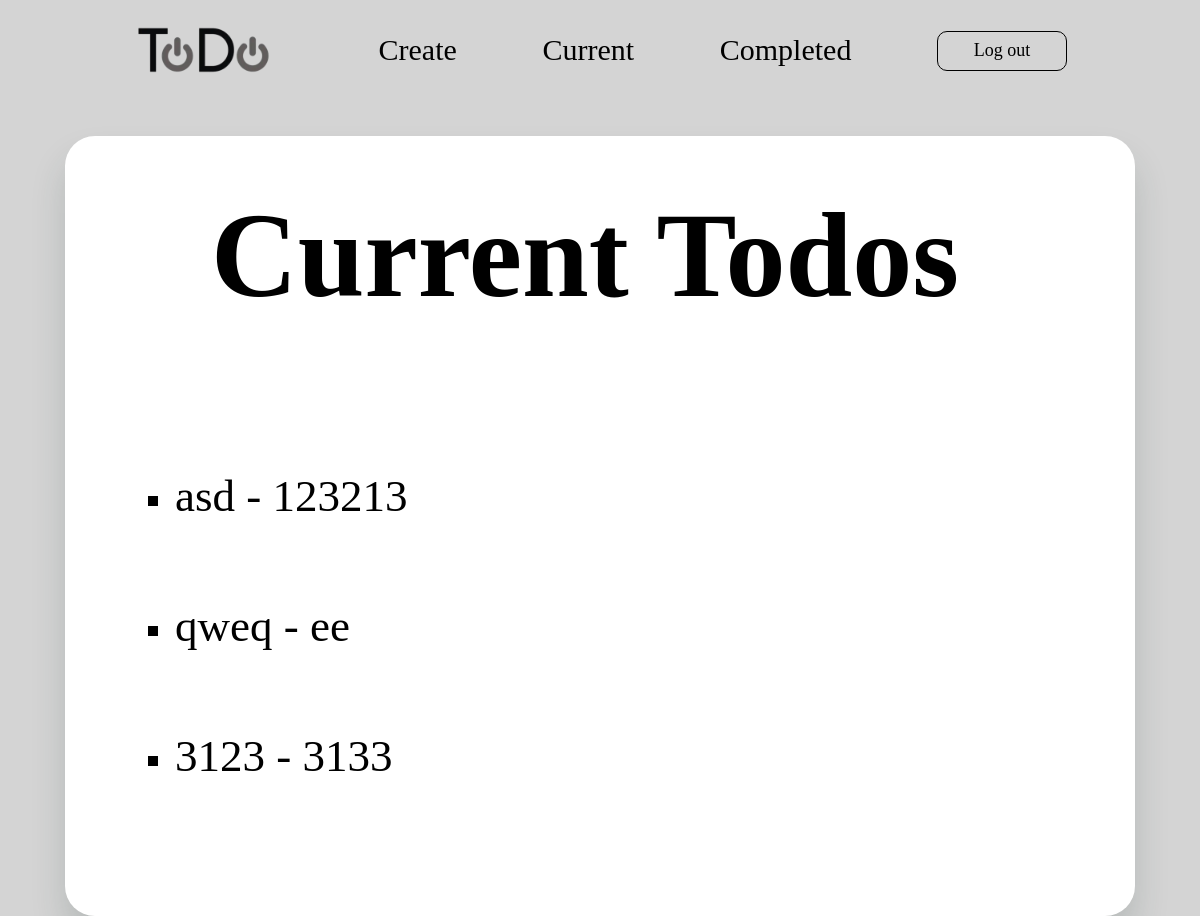
/current/ (signed in), run on an earlier commit of the app's database.
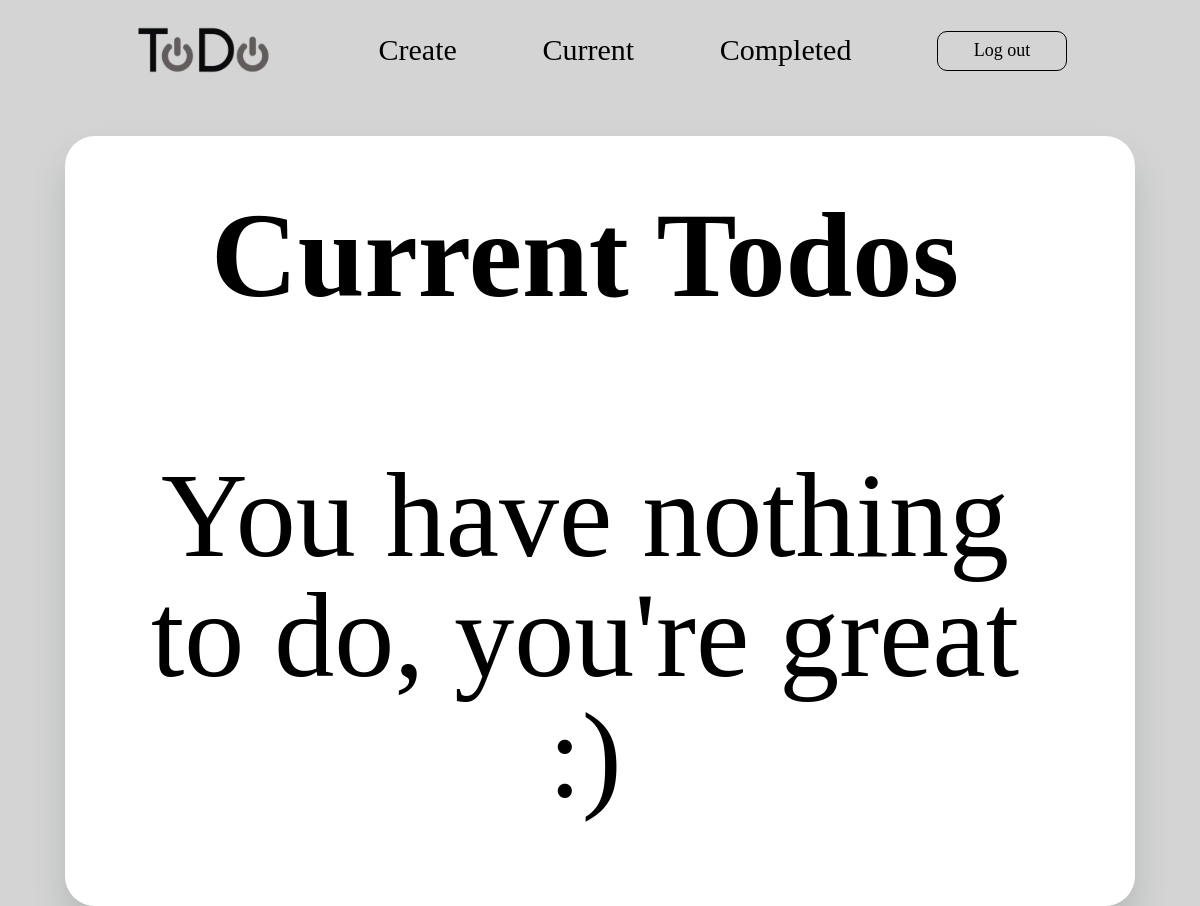
And on a later commit of the database.
### todo/models.py (models this page shows, shortened)
class Todo(models.Model):
    title = models.CharField(max_length=100)
    memo = models.TextField(blank=True)
    created = models.DateTimeField(auto_now_add=True)
    datecompleted = models.DateTimeField(null=True, blank=True)
    important = models.BooleanField(default=False)
    user = models.ForeignKey(User, on_delete=models.CASCADE)

### todo/views.py (the view)
# urls.py: path('current/', views.currentTodos, name='currenttodos'),
@login_required
def currentTodos(request):
    todos = Todo.objects.filter(user=request.user.id, datecompleted__isnull=True).order_by('-important')
    return render(request, 'todo/currenttodos.html', {'todos': todos})

### todo/templates/todo/currenttodos.html (shortened to what this page needs)
<!DOCTYPE html>
<html lang="en">
<head>
    <link rel="stylesheet" href="../../static/todo/css/currenttodos.css">
</head>
<body>
    {% extends 'todo/base.html' %}
    {% block content %}
    <div class="main">
        <div class="table1">
            <h3 align="center">Current Todos</h3>
            <br>
            {% if todos %}
            <ul>
                {% for todo in todos %}
                <li>
                    <div class="point">
                        <a href="{% url 'viewtodo'  todo.id  %}">
                        {{ todo.title }}{% if todo.memo %} - {{ todo.memo }}{% endif %}
                        </a>
                    </div>
                </li>
                {% endfor %}
            </ul>
            {% else %}
                <h3 align="center" style="font-weight: normal">You have nothing to do, you're great :)</h3>
            {% endif %}
            {% endblock %}

### todo/templates/todo/base.html (shortened to what this page needs)
<!DOCTYPE html>
<html lang="en">
<head>
    <link rel="stylesheet" href="../../static/todo/css/base.css">
</head>
<body>
{% if user.is_authenticated %}
<header>
    <a href="{% url 'currenttodos' %}">Current
        <div class="header-logo"><img src="../../static/todo/images/logo.png"></div>
    </a>
    <a href="{% url 'createtodo' %}">Create</a>
    <a href="{% url 'currenttodos' %}">Current</a>
    <a href="{% url 'completedtodos' %}">Completed</a>
        <div class="status-and-button">
        <form action="{% url 'logoutuser' %}" method="POST">
            <button type="submit" class="logout">Log out</button>
        </form>
        </div>
</header>
{% else %}
    </div>
{% endif %}
<br>
<br>
{% block content %}
{% endblock %}
</body>
</html>

### todo/static/todo/css/currenttodos.css (style rules this page uses)
.table1 { border: none; display: flex; justify-content: start; flex-direction: column; width: 75%; height: auto; border-radius: 30px; font-size: 35px; line-height: 120px; background-color: white; box-shadow: 0 23px 34px 0 #2339372B; padding: 40px 100px 90px 70px; word-wrap: break-word; }
h3 { font-size: 120px; margin-top: 20px; }
.main { display: flex; justify-content: center; }

### todo/static/todo/css/base.css (style rules this page uses)
* { margin: 0; }
a { text-decoration: none; color: black; }
body { background-color: #d4d4d4; font-family: Calibri; }
.header-logo { width: 200px; height: 100px; scale: 0.4; margin-bottom: 195px; margin-right: 50px; }
header { display: flex; height: 100px; justify-content: space-around; align-items: center; font-size: 30px; }
.status-and-button { display: flex; text-align: center; margin-right: 90px; }
.logout { width: 130px; height: 40px; background-color: #d4d4d4; border: 1px black solid; border-radius: 10px; cursor: pointer; font-size: 18px; font-family: Calibri; }

What changed in the data, as far as the page shows it:
removed Todo: title "asd", memo "123213"
removed Todo: title "qweq", memo "ee"
removed Todo: title "3123", memo "3133"
Also different on the page:
text now shown: "You have nothing to do, you're great :)"
